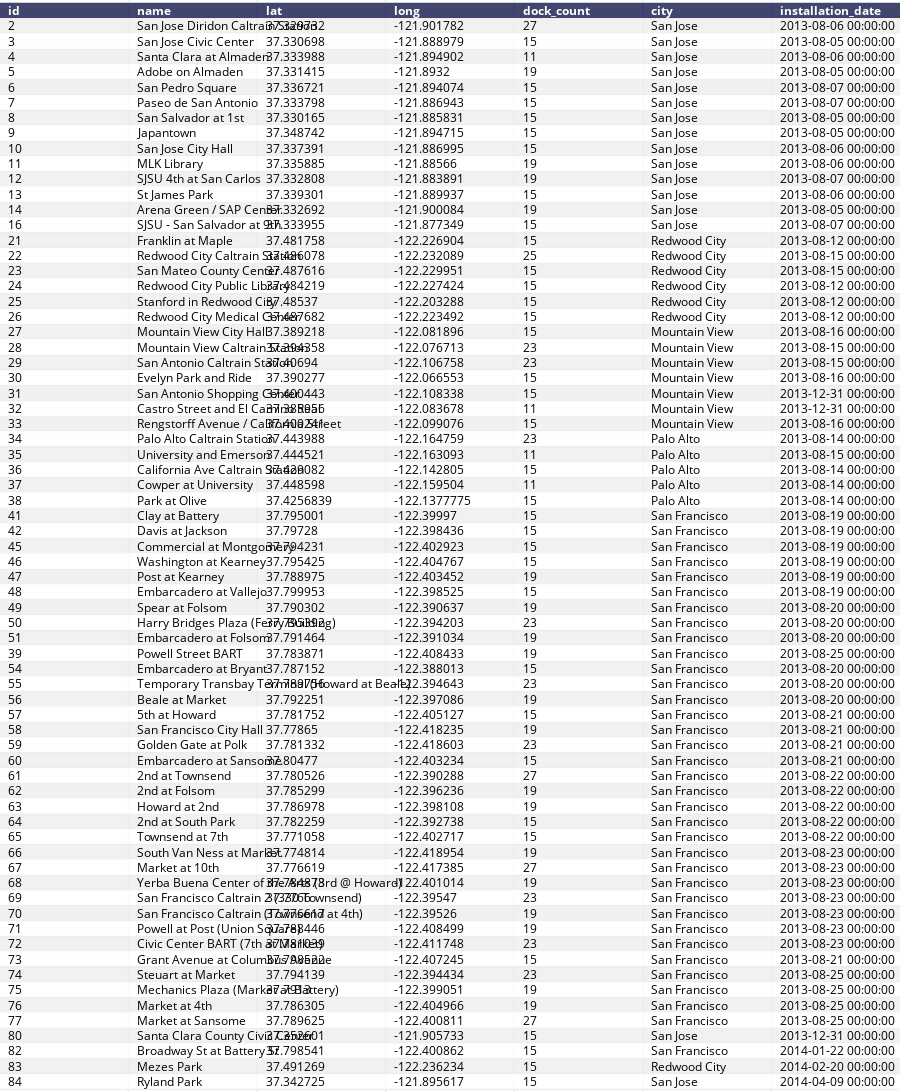

The cell this chart's notebook holds for it:
### Code cell
stations = pd.read_csv("Data/station.csv")
stations.installation_date = pd.to_datetime(stations.installation_date, format='%m/%d/%Y') #Pase a formato datetime las fechas porque es mas comodo


table = ff.create_table(stations)
iplot(table)
